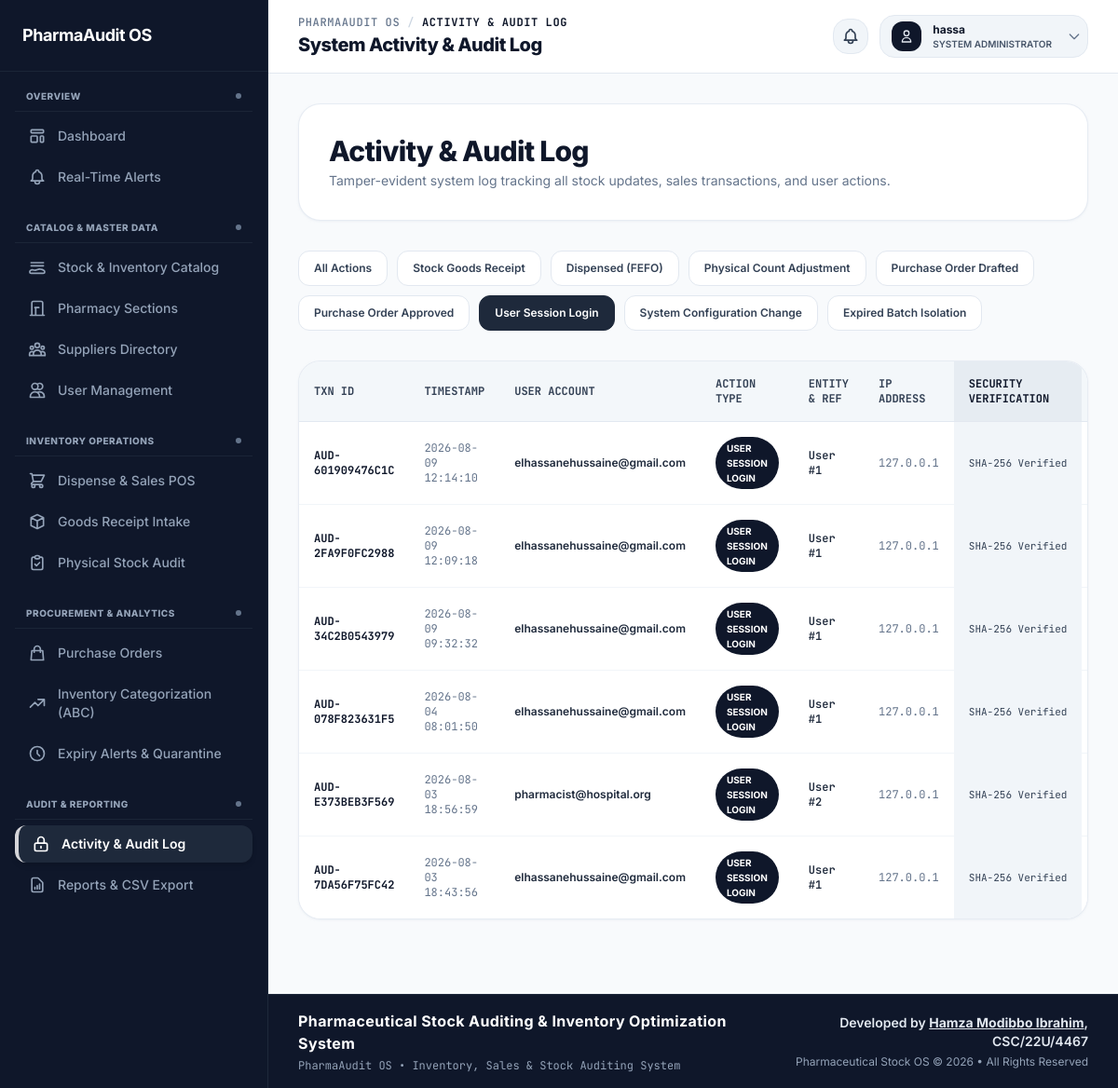
The page /audit/ledger/?action=USER_LOGIN (signed in) on the database as committed earlier.
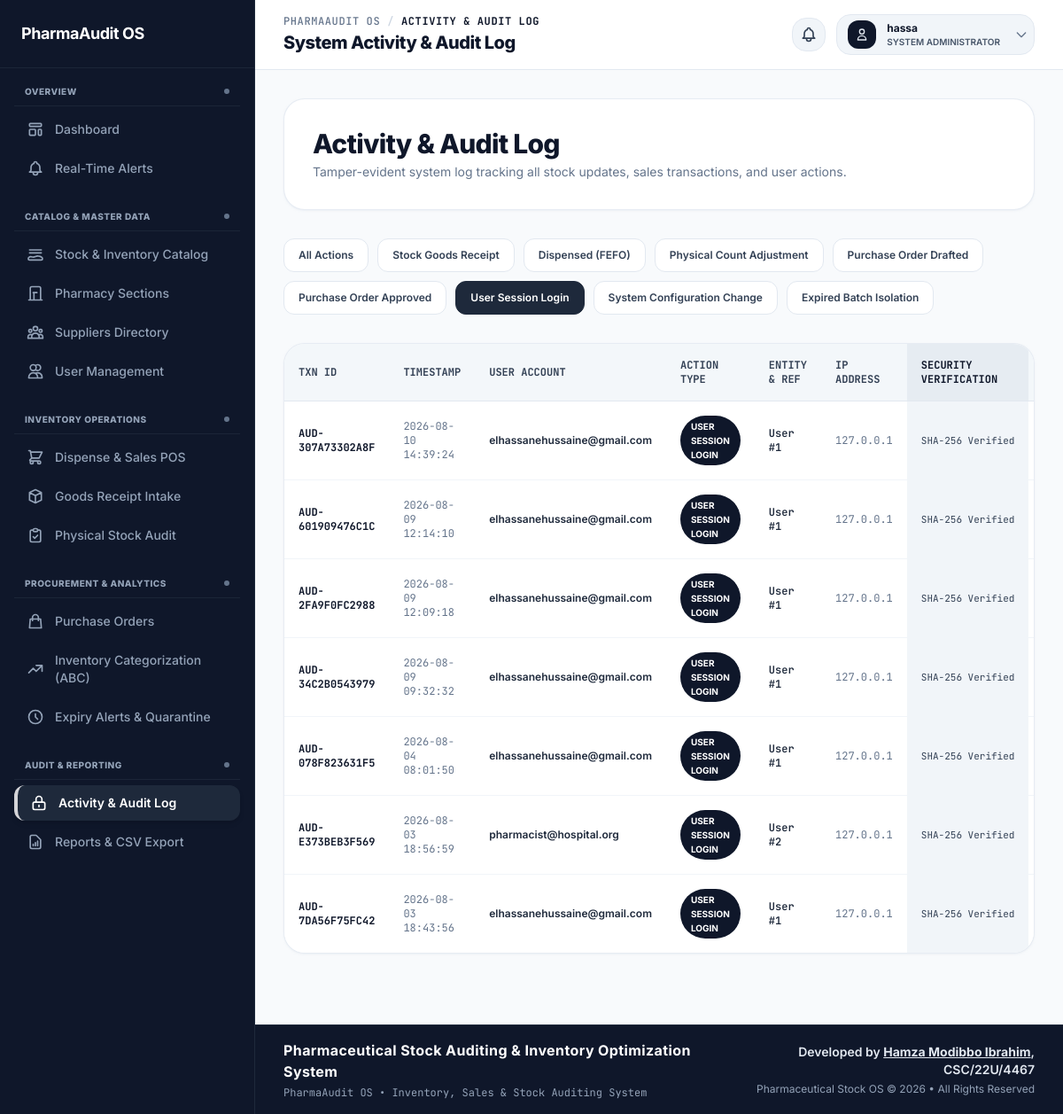
The same page on the database as committed later.
### app/models.py (models this page shows, shortened)
class StockAuditLedger(models.Model):
    ACTION_TYPES = (
        ('STOCK_RECEIPT', 'Stock Goods Receipt'),
        ('DISPENSE_FEFO', 'Dispensed (FEFO)'),
        ('STOCK_ADJUSTMENT', 'Physical Count Adjustment'),
        ('PO_CREATE', 'Purchase Order Drafted'),
        ('PO_APPROVE', 'Purchase Order Approved'),
        ('USER_LOGIN', 'User Session Login'),
        ('CONFIG_CHANGE', 'System Configuration Change'),
        ('QUARANTINE', 'Expired Batch Isolation'),
    )
    transaction_id = models.CharField(max_length=64, unique=True, editable=False)
    timestamp = models.DateTimeField(auto_now_add=True)
    user_identity = models.CharField(max_length=150, default='system')
    action_type = models.CharField(max_length=30, choices=ACTION_TYPES)
    affected_entity = models.CharField(max_length=100, default='Medication')
    entity_pk = models.CharField(max_length=100, default='N/A')
    before_data = models.TextField(blank=True, default='{}')
    after_data = models.TextField(blank=True, default='{}')
    ip_address = models.GenericIPAddressField(null=True, blank=True)
    reason = models.TextField(blank=True)
    previous_hash = models.CharField(max_length=64, default='0' * 64)
    current_hash = models.CharField(max_length=64, editable=False)
    class Meta:
        ordering = ['-timestamp']
    def verify_integrity(self):
        payload = f"{self.transaction_id}:{self.user_identity}:{self.action_type}:{self.affected_entity}:{self.entity_pk}:{self.before_data}:{self.after_data}:{self.previous_hash}"
        computed = hashlib.sha256(payload.encode('utf-8')).hexdigest()
        return computed == self.current_hash

### app/views.py (the view)
# urls.py: path('audit/ledger/', views.stock_audit_ledger_view, name='stock_audit_ledger'),
@require_permission('view_audit_trail')
def stock_audit_ledger_view(request):
    action_filter = request.GET.get('action', '')
    audits = StockAuditLedger.objects.all()
    if action_filter:
        audits = audits.filter(action_type=action_filter)
    verified_logs = []
    all_intact = True
    for log in audits:
        valid = log.verify_integrity()
        if not valid:
            all_intact = False
        verified_logs.append({'log': log, 'is_valid': valid})
    context = {
        'verified_logs': verified_logs,
        'all_intact': all_intact,
        'action_choices': StockAuditLedger.ACTION_TYPES,
        'action_filter': action_filter,
    }
    return render(request, 'audit/ledger.html', context)

### app/models.py (called while the page is built)
    def has_permission(self, permission_name):
        if not self.is_authenticated:
            return False
        if self.is_superuser or self.role == 'ADMIN':
            return True
        allowed_perms = ROLE_PERMISSIONS.get(self.role, set())
        return permission_name in allowed_perms

    @property
    def can_manage_users(self):
        return self.has_permission('manage_users')

    @property
    def can_configure_system(self):
        return self.has_permission('configure_system')

    @property
    def can_manage_suppliers(self):
        return self.has_permission('manage_suppliers')

    @property
    def can_view_stock_dashboard(self):
        return self.has_permission('view_stock_dashboard')

    @property
    def can_search_drug_records(self):
        return self.has_permission('search_drug_records')

    @property
    def can_view_audit_trail(self):
        return self.has_permission('view_audit_trail')

    @property
    def can_record_stock_receipt(self):
        return self.has_permission('record_stock_receipt')

    @property
    def can_dispense_stock(self):
        return self.has_permission('dispense_stock')

### app/templates/audit/ledger.html (shortened to what this page needs)
{% extends 'base.html' %}
{% block main_content %}
<div class="space-y-8">
    <div class="bg-white border border-slate-200/80 rounded-3xl p-6 sm:p-8 shadow-sm shadow-slate-200/50 flex flex-col md:flex-row md:items-center justify-between gap-6">
        <div>
            <h1 class="text-2xl sm:text-3xl font-extrabold tracking-tight text-slate-900">Activity & Audit Log</h1>
            <p class="text-sm text-slate-500 font-sans mt-1">Tamper-evident system log tracking all stock updates, sales transactions, and user actions.</p>
        </div>
    </div>
    <div class="flex flex-wrap gap-2.5 text-xs font-semibold">
        <a href="{% url 'stock_audit_ledger' %}" class="px-4 py-2.5 rounded-xl border transition {% if not action_filter %}bg-slate-900 text-white border-slate-900 shadow-xs{% else %}bg-white text-slate-700 border-slate-200 hover:bg-slate-50{% endif %}">
            All Actions
        </a>
        {% for code, label in action_choices %}
        <a href="{% url 'stock_audit_ledger' %}?action={{ code }}" class="px-4 py-2.5 rounded-xl border transition {% if action_filter == code %}bg-slate-800 text-white border-slate-800 shadow-xs{% else %}bg-white text-slate-700 border-slate-200 hover:bg-slate-50{% endif %}">
            {{ label }}
        </a>
        {% endfor %}
    </div>
    <div class="bg-white border border-slate-200/80 rounded-3xl shadow-sm shadow-slate-200/50 overflow-hidden">
        <div class="overflow-x-auto">
            <table class="w-full text-left text-xs border-collapse">
                <thead>
                    <tr class="bg-slate-100/80 text-slate-700 uppercase border-b border-slate-200 font-mono">
                        <th class="p-4 font-bold">Txn ID</th>
                        <th class="p-4 font-bold">Timestamp</th>
                        <th class="p-4 font-bold">User Account</th>
                        <th class="p-4 font-bold">Action Type</th>
                        <th class="p-4 font-bold">Entity & Ref</th>
                        <th class="p-4 font-bold">IP Address</th>
                        <th class="p-4 font-bold bg-slate-200/70 text-slate-900">Security Verification</th>
                        <th class="p-4 font-bold">Log Status</th>
                    </tr>
                </thead>
                <tbody class="divide-y divide-slate-100 bg-white">
                    {% for item in verified_logs %}
                    <tr class="hover:bg-slate-50 transition">
                        <td class="p-4 font-bold text-slate-900 font-mono">{{ item.log.transaction_id }}</td>
                        <td class="p-4 text-slate-500 font-mono">{{ item.log.timestamp|date:"Y-m-d H:i:s" }}</td>
                        <td class="p-4 font-semibold text-slate-800">{{ item.log.user_identity }}</td>
                        <td class="p-4">
                            <span class="inline-block px-3 py-1 bg-slate-900 text-white text-[10px] font-bold rounded-full uppercase shadow-2xs">
                                {{ item.log.get_action_type_display }}
                            </span>
                        </td>
                        <td class="p-4 font-semibold text-slate-800 font-mono">{{ item.log.affected_entity }} #{{ item.log.entity_pk }}</td>
                        <td class="p-4 text-slate-500 font-mono">{{ item.log.ip_address|default:"127.0.0.1" }}</td>
                        <td class="p-4 bg-slate-100 font-mono text-[11px] text-slate-700 truncate max-w-[160px]" title="{{ item.log.current_hash }}">
                            SHA-256 Verified
                        </td>
                        <td class="p-4">
                        </td>
                    </tr>
                    {% empty %}
                    <tr>
                        <td colspan="8" class="p-8 text-center text-slate-500 text-sm">No audit log entries recorded for this filter.</td>
                    </tr>
                    {% endfor %}
                </tbody>
            </table>
        </div>
    </div>
</div>
{% endblock %}

Rows that differ between the two databases and show on the page:
added StockAuditLedger: log.transaction_id "AUD-307A73302A8F", log.timestamp "2026-08-10 14:39:24", log.user_identity "elhassanehussaine@gmail.com", log.action_type "USER SESSION LOGIN", log.affected_entity "User", log.entity_pk "1", log.ip_address "127.0.0.1"
